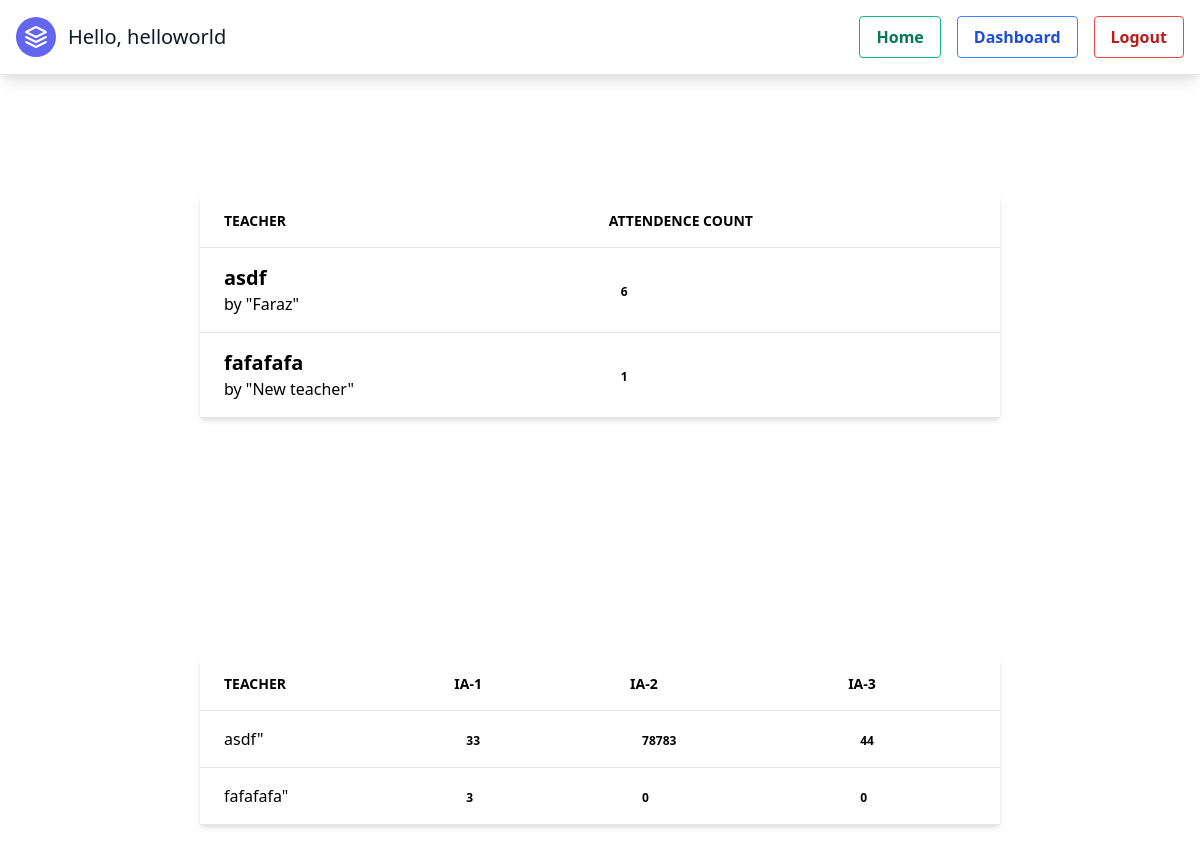
The page /dashboard_student/ (signed in) on the database its author committed.
### attendence/models.py (models this page shows, shortened)
class Count(models.Model):
    student = models.ForeignKey(
        Student, on_delete=models.CASCADE, null=True, blank=False)
    clss = models.ForeignKey(
        Class, on_delete=models.CASCADE, blank=False, null=True)
    cnt = models.IntegerField(null=True, blank=False)
    def __str__(self):
        return str(self.cnt)

class Class(models.Model):
    branc = (
        ('CSE', 'CSE'),
        ('ISE', 'ISE'),
        ('Civil', 'Civil'),
        ('ME', 'ME'),
        ('Aeronautical', 'Aeronautical'),
        ('ECE', 'ECE'),
        ('Aerospace', 'Aerospace'),
    )
    sem = (
        (1, 1), (2, 2), (3, 3), (4, 4), (5, 5), (6, 6), (7, 7), (8, 8),
    )
    section = (
        ('A', 'A'), ('B', 'B'), ('C', 'C'), ('D', 'D'),
    )
    teacher = models.ForeignKey(Teacher, on_delete=models.CASCADE)
    branch = models.CharField(
        max_length=200, choices=branc, null=True, blank=False)
    sem = models.IntegerField(choices=sem, null=True, blank=False)
    sec = models.CharField(
        max_length=200, choices=section, null=True, blank=False)
    subject = models.CharField(max_length=200, null=True, blank=True)

class Teacher(models.Model):
    user = models.OneToOneField(User, on_delete=models.CASCADE)
    name = models.CharField(max_length=200, null=True, blank=True)
    department = models.CharField(max_length=200, null=True, blank=True)
    your_favorite_quote = models.TextField(null=True, blank=True)
    def __str__(self):
        return str(self.name)

class StudentMark(models.Model):
    examType = (
        ('IA-1', 'IA-1'),
        ('IA-2', 'IA-2'),
        ('IA-3', 'IA-3'),
    )
    student = models.ForeignKey(Student, on_delete=models.CASCADE)
    clss = models.ForeignKey(Class, on_delete=models.CASCADE, blank=False, null=True)
    exmtype = models.CharField(choices=examType, blank=True, null=True, max_length=200)
    marks1 = models.IntegerField(null=True, blank=False)
    marks2 = models.IntegerField(null=True, blank=False)
    marks3 = models.IntegerField(null=True, blank=False)

### attendence/views.py (the view)
# urls.py: path('dashboard_student/', views.student_dashboard,name='student-dashboard-page'),
def student_dashboard(request):
    student = Student.objects.get(user=request.user)
    print(request.user, student)
    clss = Class.objects.filter(
        sem=student.sem, sec=student.sec, branch=student.branch)
    cnts = Count.objects.filter(student=student)
    marks = StudentMark.objects.filter(student=student)
    context = {
        'cnts': cnts,
        'marks':marks,
    }
    return render(request, 'attendence/student_dashboard.html', context)

### attendence/models.py (called while the page is built)
    def __str__(self):
        return (str(self.usn) + " " + str(self.name) + " " + str(self.sem))

### attendence/templates/attendence/student_dashboard.html
{% extends 'attendence/partials/base.html' %}
{% block content %}
  <div class="w-2/3 mx-auto py-24">
    <div class="bg-white shadow-md rounded my-6">
      <table class="text-left w-full border-collapse">
        <thead>
          <tr>
            <th class="py-4 px-6 bg-grey-lightest font-bold uppercase text-sm text-grey-dark border-b border-grey-light">Teacher</th>
            <th class="py-4 px-6 bg-grey-lightest font-bold uppercase text-sm text-grey-dark border-b border-grey-light">Attendence Count</th>
          </tr>
        </thead>
        <tbody>
            {% for cnt in cnts %}
          <tr class="hover:bg-grey-lighter">
            <td class="py-4 px-6 border-b border-grey-light"><p class="" ><b class="text-xl" >{{cnt.clss.subject}}</b> </p> by "{{cnt.clss.teacher}}"  </td>
            <td class="py-4 px-6 border-b border-grey-light">
              <a href="#" class="text-grey-lighter font-bold py-1 px-3 rounded text-xs bg-blue hover:bg-blue-dark">{{cnt}}</a>
            </td>
          </tr>
          {% endfor %}
        </tbody>
      </table>
    </div>
  </div>
<div class="w-2/3 mx-auto py-24">
    <div class="bg-white shadow-md rounded my-6">
      <table class="text-left w-full border-collapse">
        <thead>
          <tr>
            <th class="py-4 px-6 bg-grey-lightest font-bold uppercase text-sm text-grey-dark border-b border-grey-light">Teacher</th>
            <th class="py-4 px-6 bg-grey-lightest font-bold uppercase text-sm text-grey-dark border-b border-grey-light">IA-1</th>
            <th class="py-4 px-6 bg-grey-lightest font-bold uppercase text-sm text-grey-dark border-b border-grey-light">IA-2</th>
            <th class="py-4 px-6 bg-grey-lightest font-bold uppercase text-sm text-grey-dark border-b border-grey-light">IA-3</th>
          </tr>
        </thead>
        <tbody>
          {% for mrk in marks %}
          <tr class="hover:bg-grey-lighter">
          <td class="py-4 px-6 border-b border-grey-light"><p class="" ><b class="text-xl" >{{cnt.clss.subject}}</b> </p> {{mrk.clss.subject}}"  </td>
          <td class="py-4 px-6 border-b border-grey-light">
            <a href="#" class="text-grey-lighter font-bold py-1 px-3 rounded text-xs bg-blue hover:bg-blue-dark">{{mrk.marks1}}</a>
          </td>
          <td class="py-4 px-6 border-b border-grey-light">
            <a href="#" class="text-grey-lighter font-bold py-1 px-3 rounded text-xs bg-blue hover:bg-blue-dark">{{mrk.marks2}}</a>
          </td>
          <td class="py-4 px-6 border-b border-grey-light">
            <a href="#" class="text-grey-lighter font-bold py-1 px-3 rounded text-xs bg-blue hover:bg-blue-dark">{{mrk.marks3}}</a>
          </td>
          </tr>
          {% endfor %}
        </tbody>
      </table>
    </div>
  </div>
{% endblock content %}

### attendence/templates/attendence/partials/navbar.html (shortened to what this page needs)
<!DOCTYPE html>
<html lang="en">
<head>
  <link rel="stylesheet" href="https://rsms.me/inter/inter.css">
</head>
  <header class="border-b md:flex md:items-center md:justify-between p-4 pb-0 shadow-lg md:pb-4">
    <a class="flex title-font font-medium items-center text-gray-900 mb-4 md:mb-0">
      <svg xmlns="http://www.w3.org/2000/svg" fill="none" stroke="currentColor" stroke-linecap="round" stroke-linejoin="round" stroke-width="2" class="w-10 h-10 text-white p-2 bg-indigo-500 rounded-full" viewBox="0 0 24 24">
        <path d="M12 2L2 7l10 5 10-5-10-5zM2 17l10 5 10-5M2 12l10 5 10-5"></path>
      </svg>
      <span class="ml-3 text-xl">Hello, {{request.user}}</span>
    </a>
    {% if user.is_authenticated %}
    <ul class="list-reset md:flex md:items-center">
        <li class="md:ml-4">
          {% if request.path in '/' %}
          <a href="{% url 'home-page' %}"><button class="bg-transparent hover:bg-green-500 text-green-700 font-semibold hover:text-white py-2 px-4 border border-green-500 hover:border-transparent rounded">
            Home
          </button></a>
          {% else %}
          <a href="{% url 'home-page' %}"><button class="bg-transparent hover:bg-green-500 text-green-700 font-semibold hover:text-white py-2 px-4 border border-green-500 hover:border-transparent rounded">
            Home
          </button></a>
          {% endif %}
        </li>
        <li class="md:ml-4">
          {% if '/dashboard' in request.path %}
          <a href="{% url 'dashboard-page' %}"><button class="bg-transparent hover:bg-blue-500 text-blue-700 font-semibold hover:text-white py-2 px-4 border border-blue-500 hover:border-transparent rounded">
            Dashboard
          </button></a>
          {% else %}
          <a href="{% url 'dashboard-page' %}"><button class="bg-transparent hover:bg-blue-500 text-blue-700 font-semibold hover:text-white py-2 px-4 border border-blue-500 hover:border-transparent rounded">
            Dashboard
          </button></a>
          {% endif %}
        </li>
        <li class="md:ml-4">
          <a href="{% url 'logout-page' %}"><button class="bg-transparent hover:bg-red-500 text-red-700 font-semibold hover:text-white py-2 px-4 border border-red-500 hover:border-transparent rounded">
            Logout
          </button></a>
        </li>
      </ul>
    {% endif %}
  </header>
</html>

### rows shown on the page
Count: clss.subject "asdf", clss.teacher "Faraz", cnt "6"
Count: clss.subject "fafafafa", clss.teacher "New teacher", cnt "1"
StudentMark: clss.subject "asdf", marks1 "33", marks2 "78783", marks3 "44"
StudentMark: clss.subject "fafafafa", marks1 "3", marks2 "0", marks3 "0"

### other values the page prints
{{ request.user }} "helloworld"
